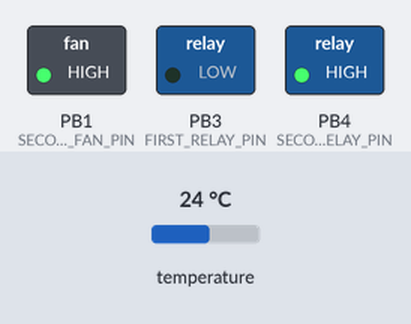
Simulated run of this sketch. Board: ATtiny85, built with avr-gcc and run on an emulated ATtiny85. Parts: switched loads named in the sketch (green lamp = pin HIGH). The test bench sets the inputs (shaded band); at power-on: temperature 24 °C. Pins used as bus, display or sensor lines are not drawn.

Above: at 0.1 s.
Timing chart, 0 to 1.6 s (numbered marks = the images above):
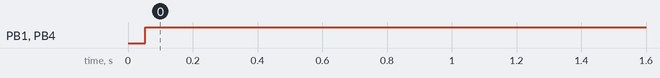

The sketch:

TemperatureRegulatorDigispark.ino
```cpp
#include <OneWire.h>

#define TEMP_SENSOR_PIN 2

#define FIRST_RELAY_PIN 3
#define FIRST_FAN_PIN 0

#define SECOND_RELAY_PIN 4
#define SECOND_FAN_PIN 1

#define TEMP_READINGS 20
#define READ_TEMP_EVERY_MS 300
#define UPDATE_FAN_EVERY 1000

#define CRITICAL_TEMPERATURE 55
#define NO_DATA_DEFAULT_TEMP -127

#define MIN_TEMP 20
#define MAX_TEMP 50

#define MIN_PWM 40
#define MAX_PWM 255

#define UPDATE_DEBUG_EVERY 1000

OneWire _tempSensor(TEMP_SENSOR_PIN);

unsigned long _lastDebugUpdate;
unsigned long _lastTempRead;
unsigned long _lastFanUpdate;

float _tempReadings1[TEMP_READINGS] = {};
float _tempReadings2[TEMP_READINGS] = {};

void setup(void)
{
  //Arduino Nano set max frequency to avoid pwm noise
  //TCCR2B = TCCR2B & B11111000 | B00000001;

  //Digispark set max frequency to avoid pwm noise
  TCCR0B = TCCR0B & 0b11111000 | 0b001;

  pinMode(TEMP_SENSOR_PIN, INPUT);
  pinMode(FIRST_FAN_PIN, OUTPUT);
  pinMode(FIRST_RELAY_PIN, OUTPUT);
  pinMode(SECOND_FAN_PIN, OUTPUT);
  pinMode(SECOND_RELAY_PIN, OUTPUT);

  _lastTempRead = millis();
  _lastDebugUpdate = millis();
  _lastFanUpdate = millis();

  digitalWrite(FIRST_RELAY_PIN, LOW);
  digitalWrite(SECOND_RELAY_PIN, LOW);
}

void loop(void)
{
  if (millis() - _lastTempRead > READ_TEMP_EVERY_MS) {

    float tempC1 = readTempByIndex(0);
    insertToEnd(_tempReadings1, TEMP_READINGS, tempC1);

    float tempC2 = readTempByIndex(1);
    insertToEnd(_tempReadings2, TEMP_READINGS, tempC2);

    _lastTempRead = millis();
  }

  if (millis() - _lastDebugUpdate > UPDATE_DEBUG_EVERY) {

    //printArray(_tempReadings1, TEMP_READINGS);

    //float average = calculateAverage(_tempReadings1, TEMP_READINGS);
    //Serial.print("Average = ");
    //Serial.println(average);

    //int pwmValue = mapPWMValue(average);
    //Serial.print("PWM = ");
    //Serial.println(pwmValue);

    _lastDebugUpdate = millis();
  }

  if (millis() - _lastFanUpdate > UPDATE_FAN_EVERY) {

    updateFan(FIRST_FAN_PIN, FIRST_RELAY_PIN, _tempReadings1);
    updateFan(SECOND_FAN_PIN, SECOND_RELAY_PIN, _tempReadings2);

    _lastFanUpdate = millis();
  }
}

void updateFan(int fanPin, int relayPin, float values[]) {

    float average = calculateAverage(values, TEMP_READINGS);

    if (isnan(average) || average >= CRITICAL_TEMPERATURE || average < 0) {
      digitalWrite(relayPin, HIGH);
    } else {
      digitalWrite(relayPin, LOW);
    }

    int pwmValue = mapPWMValue(average);
    if (fanPin == SECOND_FAN_PIN) {
      pwmValue = 255;
    }
    analogWrite(fanPin, pwmValue);
}

int mapPWMValue(float value) {
  return map(value, MIN_TEMP, MAX_TEMP, MIN_PWM, MAX_PWM);
}

void insertToEnd(float values[], int arrLength, float newValue) {

  for(int i = arrLength-1; i > 0; i--){
      values[i] = values[i-1];
  }

  values[0] = newValue;
}

float calculateAverage(float values[], int arrLength) {

  float totalSum = 0;
  int totalCount = 0;

  for( int i=0; i <  arrLength; i++) {
    if (values[i] > 0) {
      totalSum += values[i];
      totalCount++;
    }
  }

  return totalSum / totalCount;
}

float readTempByIndex(int index) {

    _tempSensor.reset_search();
    //delay(250);

    byte addr[8];
    int currentSensorIndex = -1;

    do {
      if (_tempSensor.search(addr)) {
        currentSensorIndex++;
      }
      else {
        return (float)NO_DATA_DEFAULT_TEMP;
      }
    } while (currentSensorIndex != index);

    byte type_s;

    switch (addr[0]) {
      case 0x10:
        type_s = 1;
        break;
      case 0x28:
        type_s = 0;
        break;
      case 0x22:
        type_s = 0;
        break;
      default:
        return (float)NO_DATA_DEFAULT_TEMP;
    }

    _tempSensor.reset();
    _tempSensor.select(addr);
    _tempSensor.write(0x44, 1);

    //delay(1000);
    delay(30);

    _tempSensor.reset();
    _tempSensor.select(addr);
    _tempSensor.write(0xBE);

    byte i;
    byte data[12];

    for (i = 0; i < 9; i++) {
      data[i] = _tempSensor.read();
    }

    // Convert the data to actual temperature
    // because the result is a 16 bit signed integer, it should
    // be stored to an "int16_t" type, which is always 16 bits
    // even when compiled on a 32 bit processor.
    int16_t raw = (data[1] << 8) | data[0];
    if (type_s) {
      raw = raw << 3; // 9 bit resolution default
      if (data[7] == 0x10) {
        // "count remain" gives full 12 bit resolution
        raw = (raw & 0xFFF0) + 12 - data[6];
      }
    } else {
      byte cfg = (data[4] & 0x60);
      // at lower res, the low bits are undefined, so let's zero them
      if (cfg == 0x00) raw = raw & ~7;  // 9 bit resolution, 93.75 ms
      else if (cfg == 0x20) raw = raw & ~3; // 10 bit res, 187.5 ms
      else if (cfg == 0x40) raw = raw & ~1; // 11 bit res, 375 ms
      //// default is 12 bit resolution, 750 ms conversion time
    }
    return (float)raw / 16.0;
}
```

Measured:
- by itself, PB1 (SECOND_FAN_PIN), PB4 (SECOND_RELAY_PIN): LOW → HIGH at 0.05 s
